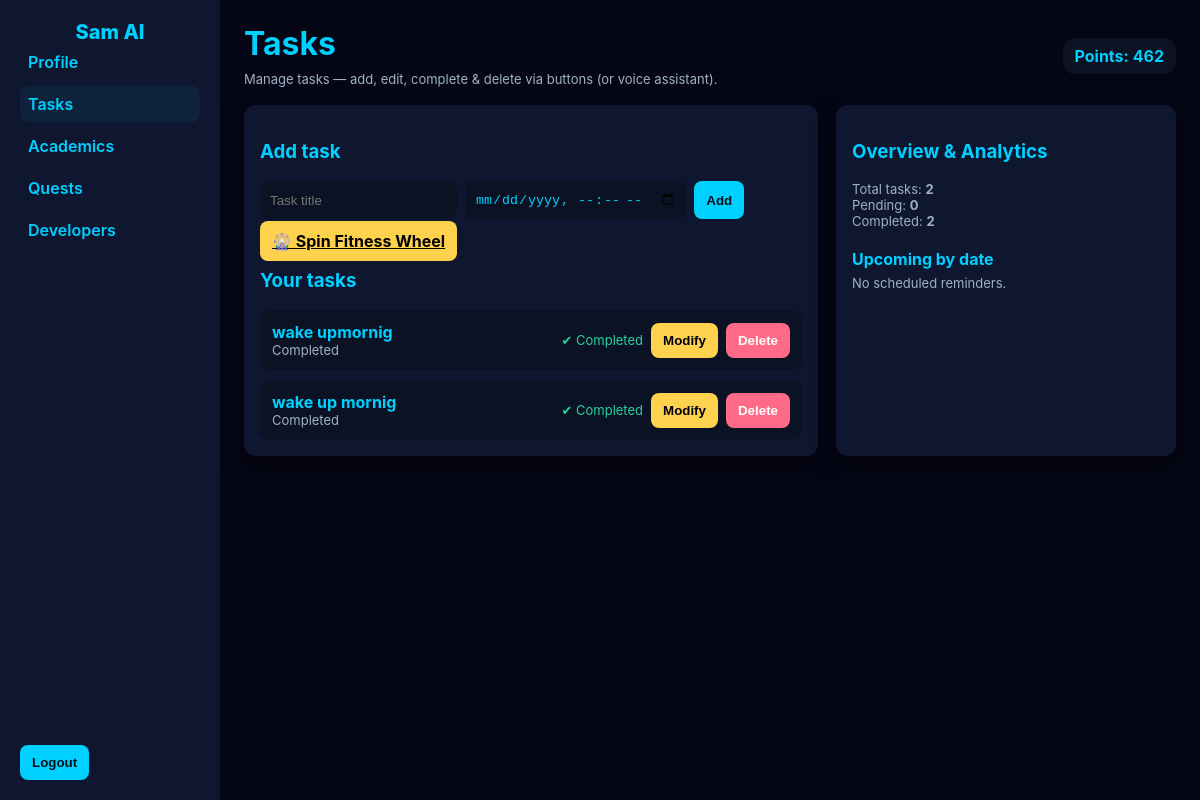
/tasks (signed in), run on an earlier commit of the app's database.
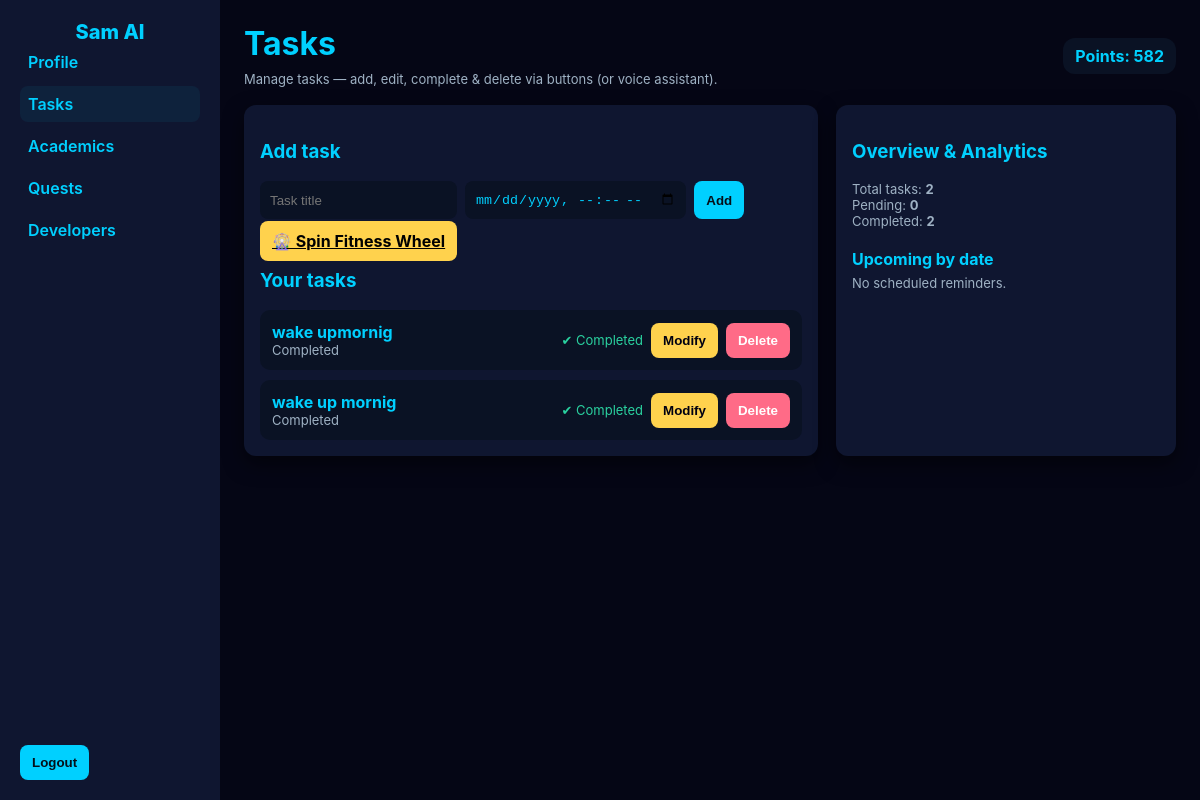
And on a later commit of the database.
### app.py (models this page shows)
class User(db.Model, UserMixin):
    id = db.Column(db.Integer, primary_key=True)
    username = db.Column(db.String(100), nullable=False, unique=True)
    password = db.Column(db.String(200), nullable=False)
    profile_pic = db.Column(db.String(200), nullable=True)
    quote = db.Column(db.String(300), nullable=False, default="Stay focused. Keep leveling up.")
    rank = db.Column(db.String(50), default="Bronze")
    level = db.Column(db.Integer, default=1)
    points = db.Column(db.Integer, default=0)
    strength = db.Column(db.Integer, default=50)
    health = db.Column(db.Integer, default=50)
    growth = db.Column(db.Integer, default=50)
    wisdom = db.Column(db.Integer, default=50)
    finance = db.Column(db.Integer, default=50)
    age = db.Column(db.Integer, nullable=True)
    height_cm = db.Column(db.Float, nullable=True)
    weight_kg = db.Column(db.Float, nullable=True)
    fitness_level = db.Column(db.String(50), default="Beginner")
    last_daily_quest = db.Column(db.DateTime, default=None)
    last_weekly_quest = db.Column(db.DateTime, default=None)
    last_monthly_quest = db.Column(db.DateTime, default=None)

### app.py (the view)
@app.route("/tasks")
@login_required
def tasks_page():
    tasks = Task.query.filter_by(user_id=current_user.id).order_by(Task.created_at.desc()).all()
    return render_template("dashboard/tasks.html", tasks=tasks, user=current_user)

### app.py (called while the page is built)
@login_manager.user_loader
def load_user(user_id):
    return User.query.get(int(user_id))

### templates/dashboard/tasks.html (shortened to what this page needs)
<!DOCTYPE html>
<html lang="en">
<head>
</head>
<body>
  <div class="sidebar">
    <div>
      <div class="logo">Sam AI</div>
      <nav class="nav">
        <a href="{{ url_for('profile') }}">Profile</a>
        <a class="active" href="{{ url_for('tasks_page') }}">Tasks</a>
        <a href="{{ url_for('academics') }}">Academics</a>
        <a href="{{ url_for('quests_page') }}">Quests</a>
        <a href="{{ url_for('developers') }}">Developers</a>
      </nav>
    </div>
    <div>
      <form action="{{ url_for('logout') }}" method="post">
        <button class="btn" type="submit">Logout</button>
      </form>
    </div>
  </div>
  <div class="main">
    <div class="top-row">
      <div>
        <h1>Tasks</h1>
        <div class="small muted">Manage tasks — add, edit, complete & delete via buttons (or voice assistant).</div>
      </div>
      <div class="points-badge">Points: <span id="points">{{ user.points or 0 }}</span></div>
    </div>
    <div class="board">
      <div class="card">
        <h3>Add task</h3>
        <form id="task-form" class="form-row" method="POST" action="{{ url_for('add_task') }}">
          <input id="task-title" name="title" type="text" placeholder="Task title" required>
          <input id="task-time" name="time" type="datetime-local">
          <button class="btn" type="submit">Add</button>
        </form>
<div style="margin:12px 0;">
  <a href="{{ url_for('spinwheel_page') }}" class="btn" style="background:#ffd24d;color:#000;">
    🎡 Spin Fitness Wheel
  </a>
</div>
        <h3 style="margin-top:18px;">Your tasks</h3>
        <div class="tasks-list" id="tasksList">
        </div>
      </div>
      <div class="card">
        <h3>Overview & Analytics</h3>
        <div id="analytics" style="margin-top:10px">
          <div class="small">Total tasks: <strong id="totalCount">0</strong></div>
          <div class="small">Pending: <strong id="pendingCount">0</strong></div>
          <div class="small">Completed: <strong id="completedCount">0</strong></div>
          <div style="height:12px"></div>
          <h4 style="margin:8px 0 6px 0;color:var(--accent)">Upcoming by date</h4>
          <div id="calendarList" class="small muted" style="max-height:360px;overflow:auto"></div>
        </div>
      </div>
    </div>
  </div>
</body>
</html>

What changed in the data, as far as the page shows it:
changed User: points "462" → "582"
